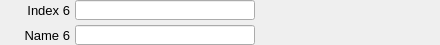
    <widget class="PyDMFrame" name="composite_8">
      <property name="geometry">
        <rect>
          <x>5</x>
          <y>395</y>
          <width>440</width>
          <height>45</height>
        </rect>
      </property>
      <widget class="QLabel" name="text_15">
        <property name="geometry">
          <rect>
            <x>0</x>
            <y>0</y>
            <width>70</width>
            <height>20</height>
          </rect>
        </property>
        <property name="text">
          <string>Index 6</string>
        </property>
        <property name="font" stdset="0">
          <font>
            <pointsize>10</pointsize>
          </font>
        </property>
        <property name="brush" stdset="0">
          <brush brushstyle="SolidPattern">
            <color alpha="255">
              <red>0</red>
              <green>0</green>
              <blue>0</blue>
            </color>
          </brush>
        </property>
        <property name="toolTip">
          <string>text_15</string>
        </property>
        <property name="alignment">
          <set>Qt::AlignRight|Qt::AlignTrailing|Qt::AlignVCenter</set>
        </property>
        <property name="styleSheet">
          <string notr="true">QLabel#text_15 {
  color: rgb(0, 0, 0);
  }</string>
        </property>
      </widget>
      <widget class="PyDMLineEdit" name="text_entry_12">
        <property name="geometry">
          <rect>
            <x>75</x>
            <y>0</y>
            <width>180</width>
            <height>20</height>
          </rect>
        </property>
        <property name="channel" stdset="0">
          <string>ca://${prefix}PosIndexDim6</string>
        </property>
        <property name="toolTip">
          <string>${prefix}PosIndexDim6</string>
        </property>
        <property name="font" stdset="0">
          <font>
            <pointsize>10</pointsize>
          </font>
        </property>
        <property name="styleSheet">
          <string notr="true">PyDMLineEdit#text_entry_12 {
  color: rgb(0, 0, 0);
  background-color: rgb(115, 223, 255);
  border: 1px solid black;
  margin: 0px;
  padding: 0px;
  spacing: 0px;
  }</string>
        </property>
      </widget>
      <widget class="PyDMLabel" name="text_update_13">
        <property name="geometry">
          <rect>
            <x>260</x>
            <y>1</y>
            <width>180</width>
            <height>18</height>
          </rect>
        </property>
        <property name="toolTip">
          <string>PV: ${prefix}PosIndexDim6_RBV</string>
        </property>
        <property name="channel" stdset="0">
          <string>ca://${prefix}PosIndexDim6_RBV</string>
        </property>
        <property name="font" stdset="0">
          <font>
            <pointsize>10</pointsize>
          </font>
        </property>
        <property name="alignment">
          <set>Qt::AlignLeading|Qt::AlignLeft|Qt::AlignVCenter</set>
        </property>
        <property name="textInteractionFlags">
          <set>Qt::TextSelectableByKeyboard|Qt::TextSelectableByMouse</set>
        </property>
        <property name="styleSheet">
          <string notr="true">PyDMLabel#text_update_13 {
  color: rgb(10, 0, 184);
  background-color: rgb(187, 187, 187);
  }</string>
        </property>
      </widget>
      <widget class="QLabel" name="text_16">
        <property name="geometry">
          <rect>
            <x>10</x>
            <y>25</y>
            <width>60</width>
            <height>20</height>
          </rect>
        </property>
        <property name="text">
          <string>Name 6</string>
        </property>
        <property name="font" stdset="0">
          <font>
            <pointsize>10</pointsize>
          </font>
        </property>
        <property name="brush" stdset="0">
          <brush brushstyle="SolidPattern">
            <color alpha="255">
              <red>0</red>
              <green>0</green>
              <blue>0</blue>
            </color>
          </brush>
        </property>
        <property name="toolTip">
          <string>text_16</string>
        </property>
        <property name="alignment">
          <set>Qt::AlignRight|Qt::AlignTrailing|Qt::AlignVCenter</set>
        </property>
        <property name="styleSheet">
          <string notr="true">QLabel#text_16 {
  color: rgb(0, 0, 0);
  }</string>
        </property>
      </widget>
      <widget class="PyDMLabel" name="text_update_14">
        <property name="geometry">
          <rect>
            <x>260</x>
            <y>26</y>
            <width>180</width>
            <height>18</height>
          </rect>
        </property>
        <property name="toolTip">
          <string>PV: ${prefix}PosNameDim6_RBV</string>
        </property>
        <property name="channel" stdset="0">
          <string>ca://${prefix}PosNameDim6_RBV</string>
        </property>
        <property name="font" stdset="0">
          <font>
            <pointsize>10</pointsize>
          </font>
        </property>
        <property name="alignment">
          <set>Qt::AlignLeading|Qt::AlignLeft|Qt::AlignVCenter</set>
        </property>
        <property name="textInteractionFlags">
          <set>Qt::TextSelectableByKeyboard|Qt::TextSelectableByMouse</set>
        </property>
        <property name="styleSheet">
          <string notr="true">PyDMLabel#text_update_14 {
  color: rgb(10, 0, 184);
  background-color: rgb(187, 187, 187);
  }</string>
        </property>
      </widget>
      <widget class="PyDMLineEdit" name="text_entry_13">
        <property name="geometry">
          <rect>
            <x>75</x>
            <y>25</y>
            <width>180</width>
            <height>20</height>
          </rect>
        </property>
        <property name="channel" stdset="0">
          <string>ca://${prefix}PosNameDim6</string>
        </property>
        <property name="toolTip">
          <string>${prefix}PosNameDim6</string>
        </property>
        <property name="font" stdset="0">
          <font>
            <pointsize>10</pointsize>
          </font>
        </property>
        <property name="styleSheet">
          <string notr="true">PyDMLineEdit#text_entry_13 {
  color: rgb(0, 0, 0);
  background-color: rgb(115, 223, 255);
  border: 1px solid black;
  margin: 0px;
  padding: 0px;
  spacing: 0px;
  }</string>
        </property>
      </widget>
    </widget>
